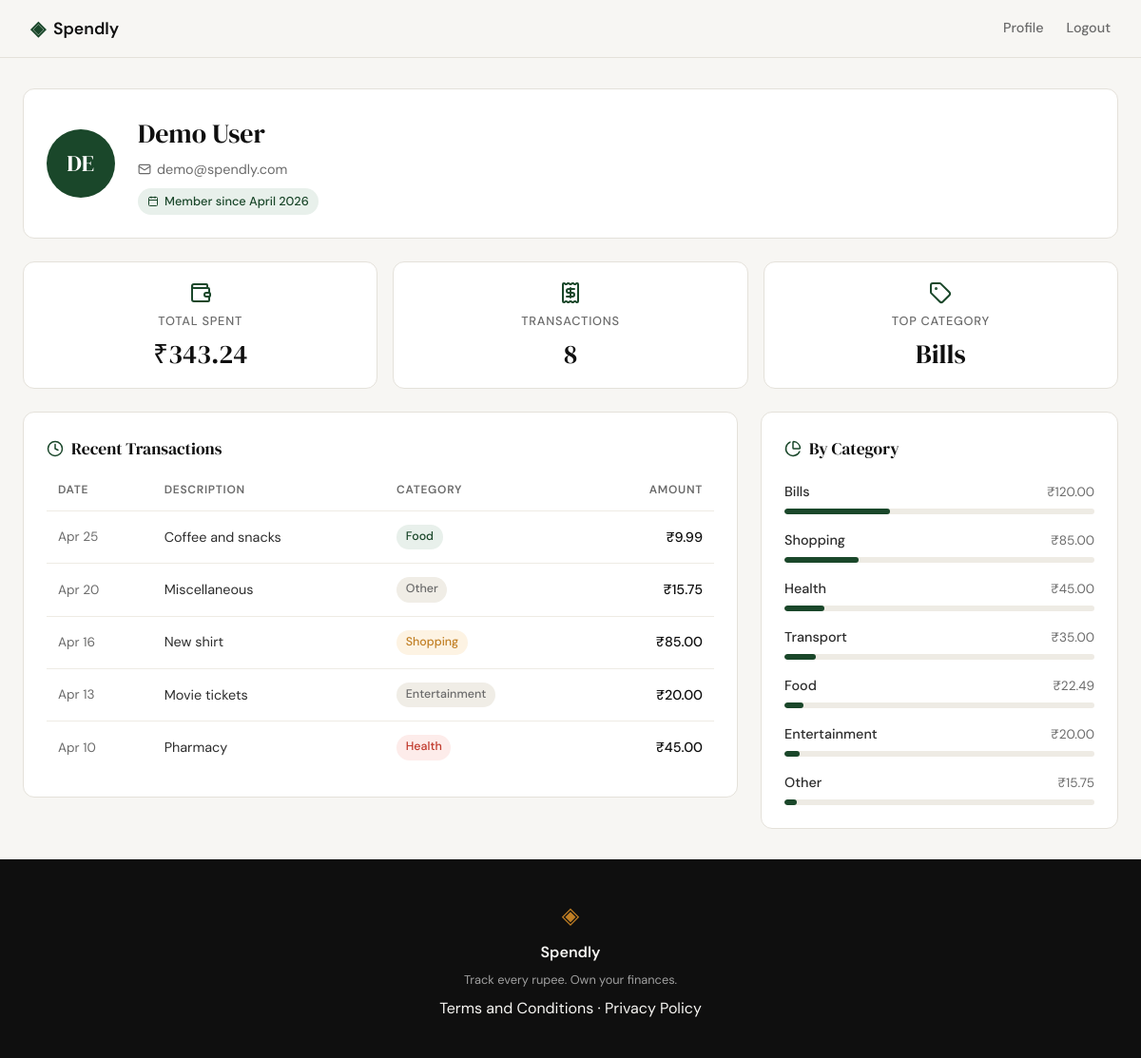
Screenshot of /profile (signed in) with the database file from the repository.
### tables this page shows
CREATE TABLE users (
            id            INTEGER PRIMARY KEY AUTOINCREMENT,
            name          TEXT    NOT NULL,
            email         TEXT    UNIQUE NOT NULL,
            password_hash TEXT    NOT NULL,
            created_at    TEXT    DEFAULT (datetime('now'))
        );

CREATE TABLE expenses (
            id          INTEGER PRIMARY KEY AUTOINCREMENT,
            user_id     INTEGER NOT NULL REFERENCES users(id),
            amount      REAL    NOT NULL,
            category    TEXT    NOT NULL,
            date        TEXT    NOT NULL,
            description TEXT,
            created_at  TEXT    DEFAULT (datetime('now'))
        );

### app.py (the view)
@app.route("/profile")
def profile():
    if not session.get("user_id"):
        return redirect(url_for("login"))
    user_id = session["user_id"]
    conn = get_db()
    try:
        user         = _get_user(conn, user_id)
        stats        = _get_summary_stats(conn, user_id)
        transactions = _get_transaction_history(conn, user_id)
        categories   = _get_category_breakdown(conn, user_id)
    finally:
        close_db(conn)
    return render_template("profile.html",
                           user=user, stats=stats,
                           transactions=transactions,
                           categories=categories)

### app.py (called while the page is built)
def _get_user(conn, user_id):
    row = conn.execute(
        "SELECT name, email, created_at FROM users WHERE id = ?",
        (user_id,),
    ).fetchone()
    member_since = datetime.strptime(row["created_at"], "%Y-%m-%d %H:%M:%S").strftime("%B %Y")
    return {"name": row["name"], "email": row["email"], "member_since": member_since}

def _get_summary_stats(conn, user_id):
    agg = conn.execute(
        "SELECT SUM(amount) as total, COUNT(*) as cnt FROM expenses WHERE user_id = ?",
        (user_id,),
    ).fetchone()
    total = agg["total"] or 0.0
    top_row = conn.execute(
        "SELECT category FROM expenses WHERE user_id = ? "
        "GROUP BY category ORDER BY SUM(amount) DESC LIMIT 1",
        (user_id,),
    ).fetchone()
    return {
        "total_spent": f"₹{total:,.2f}",
        "transaction_count": agg["cnt"],
        "top_category": top_row["category"] if top_row else "—",
    }

def _get_transaction_history(conn, user_id):
    rows = conn.execute(
        "SELECT amount, category, date, description "
        "FROM expenses WHERE user_id = ? ORDER BY date DESC LIMIT 5",
        (user_id,),
    ).fetchall()
    return [
        {
            "date": datetime.strptime(r["date"], "%Y-%m-%d").strftime("%b %d"),
            "description": r["description"] or "",
            "category": r["category"],
            "amount": f"₹{r['amount']:,.2f}",
        }
        for r in rows
    ]

def _get_category_breakdown(conn, user_id):
    rows = conn.execute(
        "SELECT category, SUM(amount) as total FROM expenses "
        "WHERE user_id = ? GROUP BY category ORDER BY total DESC",
        (user_id,),
    ).fetchall()
    grand_total = sum(r["total"] for r in rows)
    return [
        {
            "name": r["category"],
            "total": f"₹{r['total']:,.2f}",
            "percent": int(r["total"] / grand_total * 100) if grand_total else 0,
        }
        for r in rows
    ]

### database/db.py (called while the page is built)
def get_db():
    conn = sqlite3.connect(DB_PATH)
    conn.row_factory = sqlite3.Row
    conn.execute("PRAGMA foreign_keys = ON")
    return conn

### templates/profile.html (shortened to what this page needs)
{% extends "base.html" %}
{% block head %}
<link rel="stylesheet" href="{{ url_for('static', filename='css/profile.css') }}">
{% endblock %}
{% block content %}
<div class="profile-page">
    <div class="profile-header card">
        <div class="profile-avatar">{{ user.name[:2].upper() }}</div>
        <div class="profile-meta">
            <h1 class="profile-name">{{ user.name }}</h1>
            <p class="profile-email">
                <i data-lucide="mail"></i>
                {{ user.email }}
            </p>
            <span class="profile-since-badge">
                <i data-lucide="calendar"></i>
                Member since {{ user.member_since }}
            </span>
        </div>
    </div>
    <div class="profile-stats">
        <div class="stat-card card">
            <i data-lucide="wallet"></i>
            <span class="stat-label">Total Spent</span>
            <span class="stat-value">{{ stats.total_spent }}</span>
        </div>
        <div class="stat-card card">
            <i data-lucide="receipt"></i>
            <span class="stat-label">Transactions</span>
            <span class="stat-value">{{ stats.transaction_count }}</span>
        </div>
        <div class="stat-card card">
            <i data-lucide="tag"></i>
            <span class="stat-label">Top Category</span>
            <span class="stat-value">{{ stats.top_category }}</span>
        </div>
    </div>
    <div class="profile-body">
        <section class="profile-transactions card">
            <h2 class="section-title">
                <i data-lucide="clock"></i>
                Recent Transactions
            </h2>
            <table class="tx-table">
                <thead>
                    <tr>
                        <th>Date</th>
                        <th>Description</th>
                        <th>Category</th>
                        <th class="amount-col">Amount</th>
                    </tr>
                </thead>
                <tbody>
                    {% for tx in transactions %}
                    <tr>
                        <td class="tx-date">{{ tx.date }}</td>
                        <td class="tx-desc">{{ tx.description }}</td>
                        <td>
                            <span class="cat-badge cat-{{ tx.category | lower }}">
                                {{ tx.category }}
                            </span>
                        </td>
                        <td class="tx-amount">{{ tx.amount }}</td>
                    </tr>
                    {% endfor %}
                </tbody>
            </table>
        </section>
        <section class="profile-categories card">
            <h2 class="section-title">
                <i data-lucide="pie-chart"></i>
                By Category
            </h2>
            <ul class="cat-list">
                {% for cat in categories %}
                <li class="cat-row">
                    <div class="cat-row-header">
                        <span class="cat-name">{{ cat.name }}</span>
                        <span class="cat-total">{{ cat.total }}</span>
                    </div>
                    <div class="cat-track">
                        <div class="cat-bar" style="width: {{ cat.percent }}%"></div>
                    </div>
                </li>
                {% endfor %}
            </ul>
        </section>
    </div>
</div>
{% endblock %}

### static/css/style.css (style rules this page uses)
:root { --ink: #0f0f0f; --ink-soft: #2d2d2d; --ink-muted: #6b6b6b; --ink-faint: #a0a0a0; --paper: #f7f6f3; --paper-warm: #f0ede6; --paper-card: #ffffff; --accent: #1a472a; --accent-light: #e8f0eb; --accent-2: #c17f24; --accent-2-light: #fdf3e3; --danger: #c0392b; --danger-light: #fdecea; --border: #e4e1da; --border-soft: #eeebe4; --font-display: 'DM Serif Display', Georgia, serif; --font-body: 'DM Sans', system-ui, sans-serif; --max-width: 1200px; --auth-width: 440px; --radius-sm: 6px; --radius-md: 12px; --radius-lg: 20px; }
*, *::before, *::after { box-sizing: border-box; margin: 0; padding: 0; }
html { font-size: 16px; scroll-behavior: smooth; }
body { background: var(--paper); color: var(--ink); font-family: var(--font-body); font-size: 1rem; line-height: 1.6; -webkit-font-smoothing: antialiased; }

### rows the page displays
users: name "DE", name "Demo User", email "demo@spendly.com"
expenses: top_category "Bills", name "Bills", total "₹120.00", {{ cat.percent }} 34 (drawn)
expenses: date "Apr 25", description "Coffee and snacks", category "Food", amount "₹9.99"
expenses: date "Apr 20", description "Miscellaneous", category "Other", amount "₹15.75"
expenses: date "Apr 16", description "New shirt", category "Shopping", amount "₹85.00"
expenses: date "Apr 13", description "Movie tickets", category "Entertainment", amount "₹20.00"
expenses: date "Apr 10", description "Pharmacy", category "Health", amount "₹45.00"
expenses: name "Transport", total "₹35.00", {{ cat.percent }} 10 (drawn)

### other values shown
{{ user.member_since }} "April 2026"
{{ stats.total_spent }} "₹343.24"
{{ stats.transaction_count }} "8"
{{ cat.name }} "Shopping" "Health" "Food" "Entertainment" "Other"
{{ cat.total }} "₹85.00" "₹45.00" "₹22.49" "₹20.00" "₹15.75"
